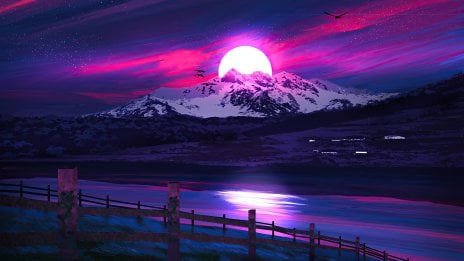
#> input picture imagen2.jpg, 464 x 261 px
$ jupyter execute --allow-errors clase4_ejercicio1.ipynb
#> lines starting #> are read from the running program, lines starting #| are printed output that depends on the picture; after the words box and inside, x2 and y2 are one past the last pixel; in counts of white or black regions, pixels touching at a corner belong together
[cell 1]
#clase4 ejercicio1
#para las imagenes a color son tridimensionales
#para las imagenes en blanco y negro son bidimensionales
import numpy as np
import pandas as pd
from PIL import Image
img = Image.open('imagen2.jpg')
#> img is the input picture: PIL image 464x261 RGB; mean R, G, B 58.5, 35.7, 95.1
print(img.format)
#| JPEG
print(img.size)
#| (464, 261)
print(img.mode)
#| RGB
img.show()
print("testing")
gray_img = img.convert("L")
gray_img.show()
print(gray_img.format)
#| None
print(gray_img.size)
#| (464, 261)
print(gray_img.mode)
#| L
gray_img.save("gray_imagen2.jpg")

[cell 2]
import numpy as np
import pandas as pd
from PIL import Image
matA = np.random.randint(0,255,(128,128),dtype= np.uint8)
print(matA)
img = Image.fromarray(matA,mode="L")
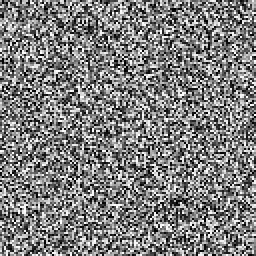
#> img: PIL image 128x128 L (shown 2 times larger); min 0, max 254, mean 126.1
img.save("custom.png")

[cell 3]
import numpy as np
from PIL import Image

matB = np.full((9, 9), 255, dtype=np.uint8)


for i in range(9):
    matB[i, i] = 0
    matB[i, 8 - i] = 0

img = Image.fromarray(matB, mode="L")
img.save("imagen_9x9.png")
img.show()

[cell 4]
import numpy as np
from PIL import Image

# Definir el tamaño de la imagen (puedes cambiar este valor)
size = 15  # Cambia este valor para generar una imagen de tamaño diferente

# Crear una matriz cuadrada del tamaño especificado, inicializada en blanco (255)
matB = np.full((size, size), 255, dtype=np.uint8)

# Dibujar la "X" en la matriz
for i in range(size):
    matB[i, i] = 0  # Diagonal principal (negro)
    matB[i, size - 1 - i] = 0  # Diagonal secundaria (negro)

# Convertir la matriz en una imagen en escala de grises
img = Image.fromarray(matB, mode="L")
img.save(f"x_image_{size}x{size}.png")  # Guardar la imagen con el tamaño en el nombre
img.show()
'''
un kernel es una matriz mas pequena donde esta sufre una transformacion
'''

[cell 5]
from PIL import Image
import numpy as np

img2 = Image.open("gray_imagen2.jpg")
img2_new = np.array(img2)

brillo = -50

brillo = max(-255, min(255, brillo))

img2_brillo = np.clip(img2_new + brillo, 0, 255).astype(np.uint8)
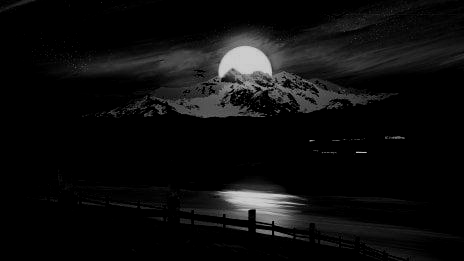
#> img2_brillo: shape (261, 464); min 0, max 205, mean 13.5

img2_brillo_img = Image.fromarray(img2_brillo, mode="L")

img2_brillo_img.save("gray_imagen2_brillo.jpg")
img2_brillo_img.show()

[cell 6]
from PIL import Image, ImageFilter
import numpy as np
import matplotlib.pyplot as plt

# --- Parámetros que puedes ajustar ---
PERCENTIL = 88     # 80-95 suele ir bien. Más alto = máscara más pequeña
BLUR = 2           # radio de desenfoque para suavizar la máscara (1-3)
# -------------------------------------

# Abrir imagen
img = Image.open("imagen_clase6.jpg").convert("RGB")
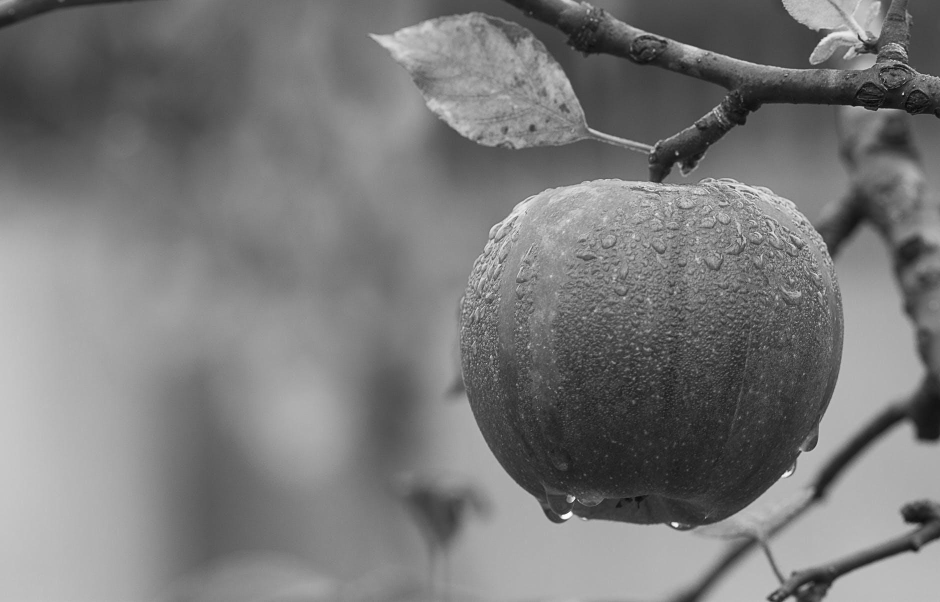
#> input picture imagen_clase6.jpg, 1880 x 1204 px (shown at 1/2 size)
#> img: PIL image 1880x1204 RGB
color_array = np.array(img)

# Escala de grises
gray_img = img.convert("L")
#> gray_img is the input picture: PIL image 1880x1204 L; min 0, max 255, mean 121.2
gray_array = np.array(gray_img)

# Dimensiones
h, w = gray_array.shape
#> h = 1204; w = 1880

# Crear coordenadas (x,y) y término independiente (sesgo)
Y, X = np.indices((h, w))
coords = np.column_stack((X.ravel(), Y.ravel(), np.ones(h*w)))
intensity = gray_array.ravel()

# Regresión lineal con NumPy (fondo aproximado)
coef, _, _, _ = np.linalg.lstsq(coords, intensity, rcond=None)
#> coef = [-0.0177, 0.0333, 117.8]
pred = coords @ coef

# Residuos (diferencia entre intensidad real y modelo)
residuals = np.abs(intensity - pred).reshape(h, w)
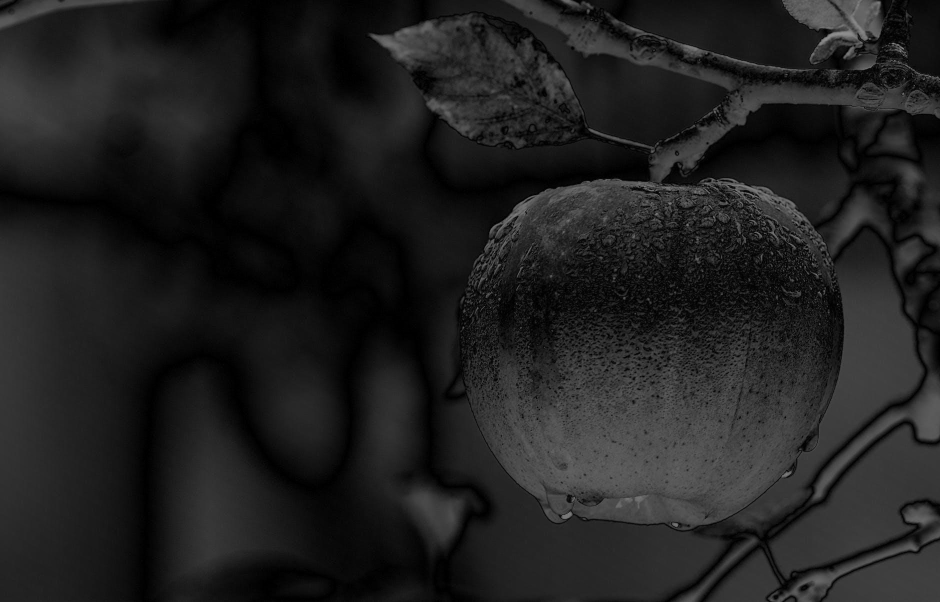
#> residuals: shape (1204, 1880) float64 (shown at 1/2 size); min 2.95e-05, max 164, mean 32.3

# Umbral automático por percentil
th = np.percentile(residuals, PERCENTIL)
#> th = 62.53
mask = (residuals > th).astype(np.uint8) * 255
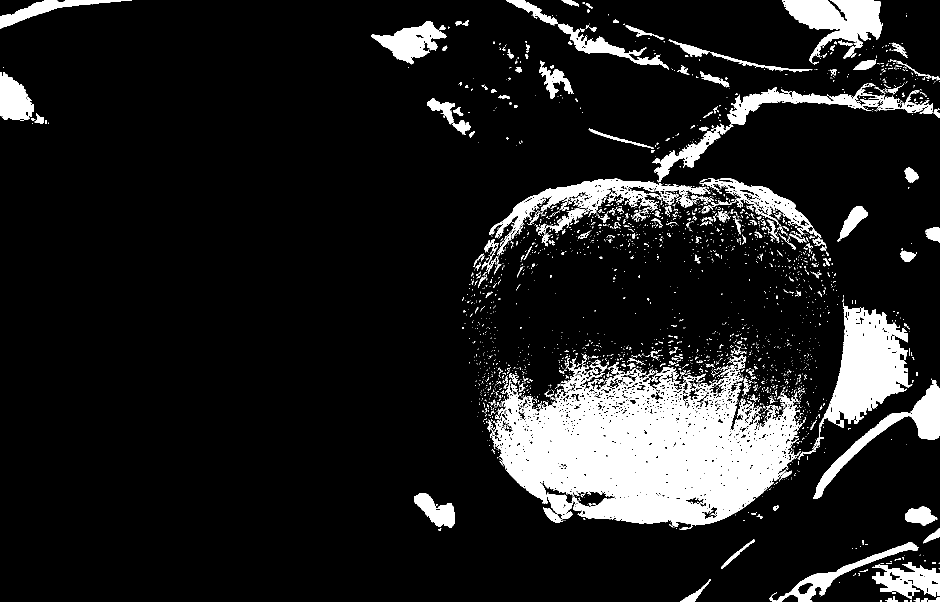
#> mask: shape (1204, 1880) (shown at 1/2 size); 12% white; 2733 white regions (2441 under 20 px), largest, box (x1, y1, x2, y2) and area: (980, 713, 1606, 1059) 124286, (1607, 605, 1825, 908) 24204, (1564, 0, 1766, 127) 12399

# Suavizar máscara para quitar ruido/bordes duros
mask_img = Image.fromarray(mask).filter(ImageFilter.GaussianBlur(BLUR))
mask = np.array(mask_img)

# Composición: fondo gris, manzana en color
bg_gray_rgb = np.stack([gray_array]*3, axis=-1)
highlight = bg_gray_rgb.copy()
highlight[mask > 127] = color_array[mask > 127]

# Mostrar
plt.figure(figsize=(15,5))
plt.subplot(1,3,1); plt.title("Original"); plt.imshow(color_array); plt.axis("off")
plt.subplot(1,3,2); plt.title(f"Máscara (p>{PERCENTIL}%)"); plt.imshow(mask, cmap="gray"); plt.axis("off")
plt.subplot(1,3,3); plt.title("Manzana resaltada"); plt.imshow(highlight); plt.axis("off")
plt.tight_layout()
plt.show()

# Guardar resultado
Image.fromarray(highlight).save("manzana_resaltada.png")

[cell 7]
import cv2
img =cv2.imread('imagen_clase6.jpg',0)# 0 es grayscae  1 es color
#REDIMENSIONAR
resized_img = cv2.resize(img,(1000,1000))
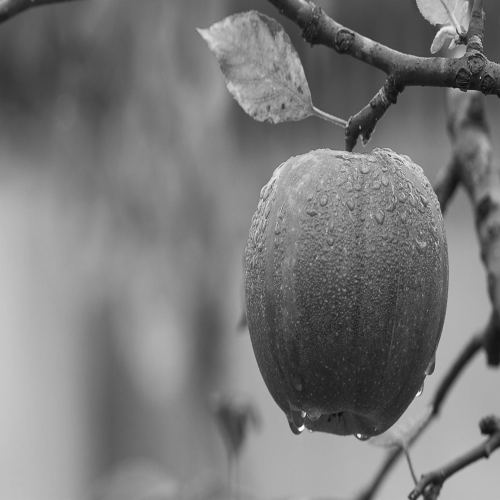
#> resized_img: shape (1000, 1000) (shown at 1/2 size); min 4, max 255, mean 121.1
#ROTAR
rotated_img = cv2.rotate(img,cv2.ROTATE_90_CLOCKWISE)
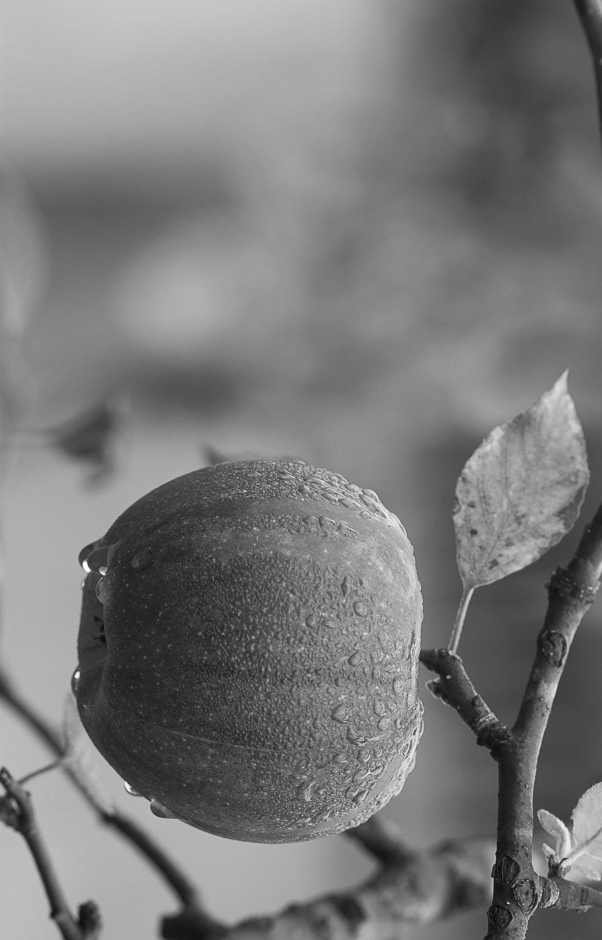
#> rotated_img: shape (1880, 1204) (shown at 1/2 size); min 0, max 255, mean 121.2
#DIFUMINAR
blurred_img = cv2.GaussianBlur(resized_img,(5,5),0)
print("hola")
#TRANSFORMACIONES GEOMETRICAS
#redimensionar
cv2.imshow('Imagen_manzana',resized_img)
#rotar
cv2.imshow('Imagen rotada',rotated_img)
#difuminar
cv2.imshow('Imagen borrosa',blurred_img)

cv2.waitKey(0)
cv2.destroyAllWindows()
cv2.imwrite('imagen_clase6_copia.jpg',resized_img)#garda la imagen en el mismo formato que se abrio
#> Out = True

# [6 lines of commented-out code are left out]

[cell 8]
import matplotlib.pyplot as plt
import numpy as np
import cv2  # OpenCV
img = cv2.imread('imagen_clase6.jpg',0)
plt.hist(img.ravel(),256,[0,256])
plt.title('Histograma de la imagen')
plt.show()
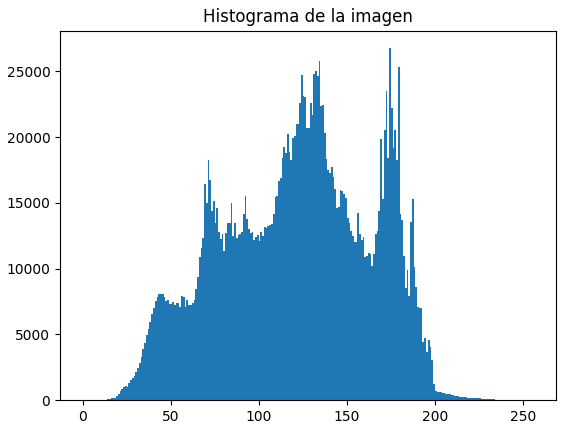
#> figure drawn by matplotlib, 1 panel; tallest bar 26771 high, from x = 174 to 175

[cell 9]
# ====== 0) Importar librerías ======
import cv2                  # OpenCV para imágenes
import numpy as np          # Numpy para operaciones numéricas
import matplotlib.pyplot as plt  # Para mostrar imágenes y gráficos

# Función cortita para mostrar varias imágenes en fila
def mostrar_fila(imagenes, titulos, cmap='gray', figsize=(14,4)):
    plt.figure(figsize=figsize)
    for i, img in enumerate(imagenes):
        plt.subplot(1, len(imagenes), i+1)
        plt.imshow(img, cmap=cmap, vmin=0, vmax=255)
        plt.title(titulos[i]); plt.axis('off')
    plt.show()

# ====== 1) Cargar imagen en escala de grises ======
# OJO: Cambia el nombre por tu imagen. Si el resultado es None, la ruta está mal.
img = cv2.imread("mi_imagen.jpg", cv2.IMREAD_GRAYSCALE)
#> (the rest of this cell did not finish here and is left out)

[cell 10]
import cv2
import numpy as np
import matplotlib.pyplot as plt

img = cv2.imread("contraste.jpeg", cv2.IMREAD_GRAYSCALE)

# Versiones modificadas
brighter = cv2.convertScaleAbs(img, alpha=1, beta=50)  # más brillante
darker = cv2.convertScaleAbs(img, alpha=1, beta=-50)   # más oscura
high_contrast = cv2.convertScaleAbs(img, alpha=2.0, beta=0)  # alto contraste

# Mostrar imágenes lado a lado
plt.figure(figsize=(12, 6))
#> (the rest of this cell did not finish here and is left out)

[cell 11]
#clase 8 lp 04-09-2025
'''
un kerel es una matriz mas pequena donde esta sufre una transformacion, es decir un filtro
pading asimetrico y simetrico
la correlacion es una operacion matematica que se aplica a dos funciones para obtener una tercera funcion que expresa como la forma de una es modificada por la otra
la convolucion es una operacion matematica que se aplica a dos funciones para obtener una tercera funcion que expresa como la forma de una es modificada por la otra, pero en este caso se invierte el kernel antes de aplicarlo

'''
import cv2
import numpy as np
import matplotlib.pyplot as plt

img = cv2.imread('imagen_clase6.jpg', cv2.IMREAD_GRAYSCALE)


kernel = np.array([[1, 0],
                   [3, 1]])

convoluted_img = cv2.filter2D(img, -1, kernel)
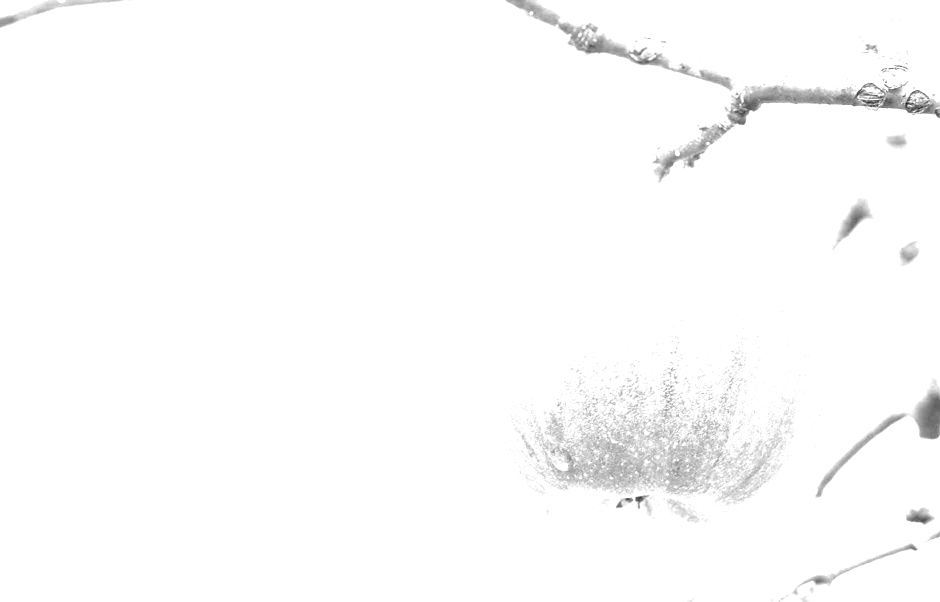
#> convoluted_img: shape (1204, 1880) (shown at 1/2 size); min 9, max 255, mean 251.8

plt.figure(figsize=(10, 5))
plt.subplot(1, 2, 1)
plt.title("Imagen Original")
plt.imshow(img, cmap='gray')
plt.axis('off')

plt.subplot(1, 2, 2)
plt.title("Imagen Convolucionada")
plt.imshow(convoluted_img, cmap='gray')
plt.axis('off')

plt.tight_layout()
plt.show()

cv2.imwrite('imagen_convolucionada.jpg', convoluted_img)
#> Out = True

[cell 12]
import numpy as np
import matplotlib.pyplot as plt
from PIL import Image

# Cargar la imagen en escala de grises
img = Image.open('imagen_clase6.jpg').convert('L')
img_array = np.array(img)

# Definir el kernel
kernel = np.array([[1, 0],
                   [3, 1]])

# Obtener dimensiones de la imagen y el kernel
img_h, img_w = img_array.shape
#> img_h = 1204; img_w = 1880
kernel_h, kernel_w = kernel.shape

# Calcular el padding necesario para mantener el tamaño original
pad_h = kernel_h // 2
pad_w = kernel_w // 2

# Añadir padding a la imagen
padded_img = np.pad(img_array, ((pad_h, pad_h), (pad_w, pad_w)), mode='constant', constant_values=0)

# Crear una matriz para almacenar el resultado
result = np.zeros_like(img_array)

# Realizar la convolución manualmente
for i in range(img_h):
    for j in range(img_w):
        # Extraer la región de la imagen que coincide con el tamaño del kernel
        region = padded_img[i:i+kernel_h, j:j+kernel_w]
        # Multiplicar elemento a elemento y sumar
        result[i, j] = np.sum(region * kernel)
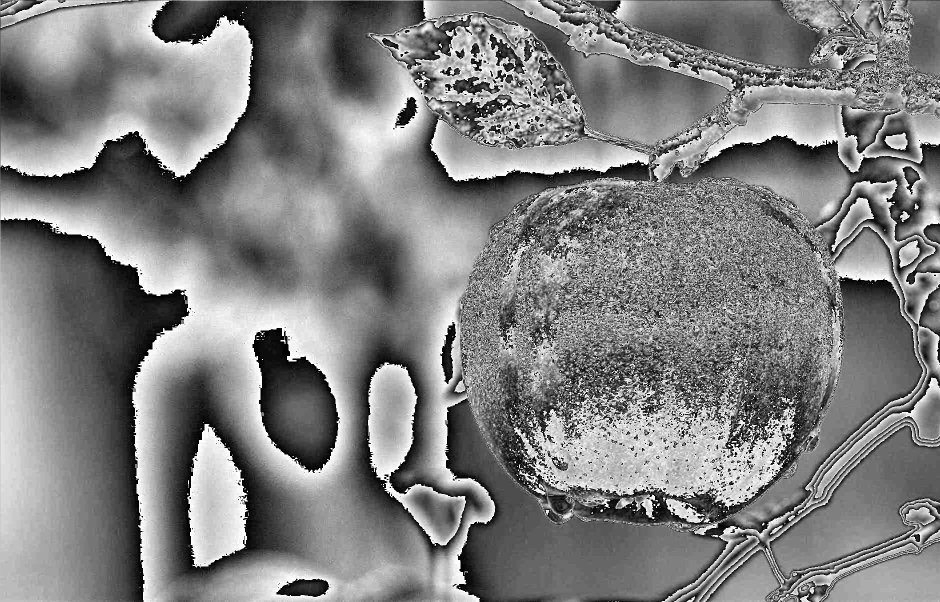
#> result: shape (1204, 1880) (shown at 1/2 size); min 0, max 255, mean 128.3

# Mostrar la imagen original y la imagen convolucionada
plt.figure(figsize=(10, 5))
plt.subplot(1, 2, 1)
plt.title("Imagen Original")
plt.imshow(img_array, cmap='gray')
plt.axis('off')

plt.subplot(1, 2, 2)
plt.title("Imagen Convolucionada")
plt.imshow(result, cmap='gray')
plt.axis('off')

plt.tight_layout()
plt.show()

# Guardar la imagen convolucionada
Image.fromarray(result).save('imagen_convolucionada_manual.jpg')
